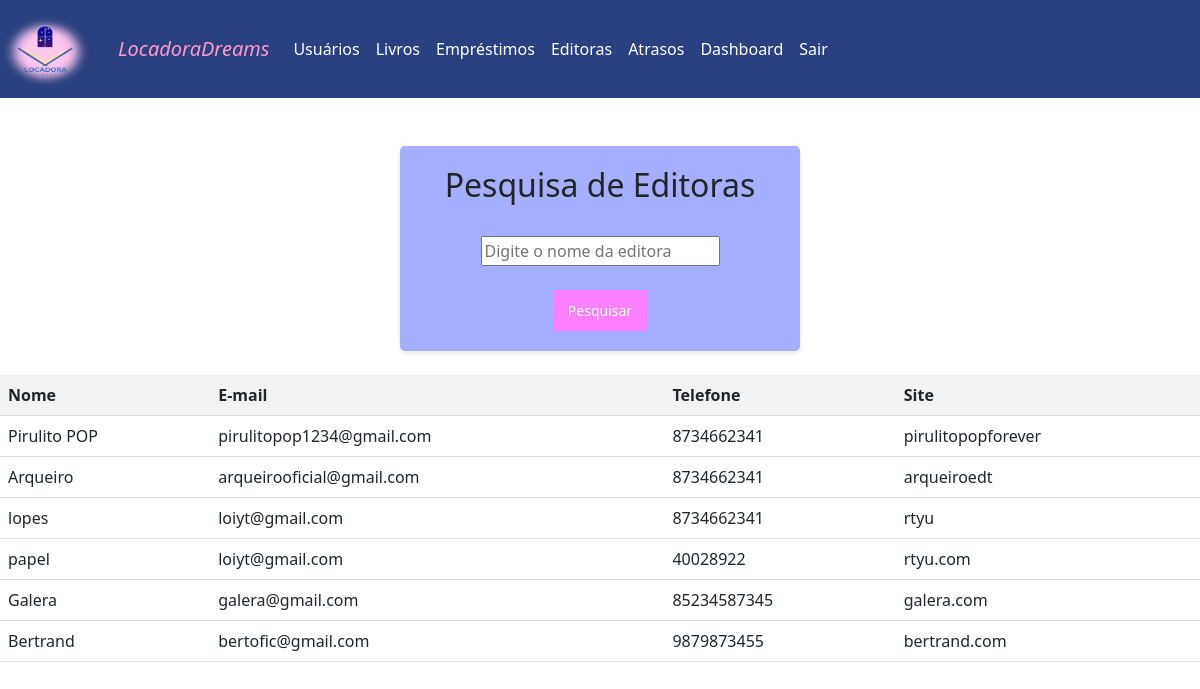
/Juliana3A/pesquisaeditora.php, run on the app's committed database.
### tables this page shows
CREATE TABLE `editora` (
  `id` int(11) NOT NULL,
  `nome_editora` text NOT NULL,
  `email_editora` text NOT NULL,
  `telefone` text NOT NULL,
  `site_editora` text NOT NULL
);

### Juliana3A/pesquisaeditora.php (the view, shortened to what this page needs)
<!DOCTYPE html>
<html>
<head>
  	<link rel="stylesheet" href="css/bootstrap.min.css">
</head>
<body>
<nav class="navbar navbar-expand-lg "  style="background-color: #2A4080;">
		<a class="navbar-brand" href="#">
      		<img src="logo.png" alt="Bootstrap" width="90" height="72">
    	</a>
        <div class="container-fluid">
          <a class="navbar-brand" href="index.html">LocadoraDreams</a>
          <div class="collapse navbar-collapse" id="navbarNavAltMarkup">
            <div class="navbar-nav">
              <a class="nav-link" href="usuarios.php">Usuários</a>
			  <a class="nav-link" href="livros.php">Livros</a>
			  <a class="nav-link" href="emprestimo.php">Empréstimos</a>
			  <a class="nav-link" href="editora.php">Editoras</a>
			  <a class="nav-link" href="atrasos.php">Atrasos</a>
			  <a class="nav-link " href="dashboard.php" class="dashboard-button">Dashboard</a>
			  <a class="nav-link" href="logout.php">Sair</a>
            </div>
          </div>
        </div>
      </nav>
	  <br><br>
      <div class="container">
        <center>
    <h2>Pesquisa de Editoras</h2>
    <br>
    <form method="GET" action="">
        <input type="text" name="nome" placeholder="Digite o nome da editora"><br><br>
        <input type="submit" value="Pesquisar">
    </form>
    </div>
    </center><br>
    <?php
    if ($_SERVER['REQUEST_METHOD'] === 'GET') {
        @$nome = $_GET['nome'];
        include 'conexao.php';
        $query = "SELECT * FROM editora WHERE nome_editora LIKE '%$nome%'";
        $result = mysqli_query($conn, $query);
        if (mysqli_num_rows($result) > 0) {
            echo "<table>
                    <tr>
                        <th>Nome</th>
                        <th>E-mail</th>
                        <th>Telefone</th>
                        <th>Site</th>
                    </tr>";
            while ($row = mysqli_fetch_assoc($result)) {
                echo "<tr>
                        <td>" . $row['nome_editora'] . "</td>
                        <td>" . $row['email_editora'] . "</td>
                        <td>" . $row['telefone'] . "</td>
                        <td>" . $row['site_editora'] . "</td>
                    </tr>";
            }
            echo "</table>";
        } else {
            echo "Nenhuma editora encontrada.";
        }
    }
    ?>
</body>
</html>

### Juliana3A/pesquisaeditora.php (style rules this page uses)
.container { max-width: 400px; margin: 0 auto; padding: 20px; background-color: #a6afff; border-radius: 5px; box-shadow: 0 2px 5px rgba(0, 0, 0, 0.1); }
.navbar-brand { font-style: italic; color: #ff98cd; }
.nav-link { color: #ffffff; }
input[type="submit"] { padding: 10px 15px; background-color: #ff81ff; color: #fff; font-size: 14px; border: none; cursor: pointer; }
table { width: 100%; border-collapse: collapse; }
th, td { padding: 8px; text-align: left; border-bottom: 1px solid #ddd; }
th { background-color: #f2f2f2; }

### data on the page
editora: nome_editora "Pirulito POP", email_editora "pirulitopop1234@gmail.com", telefone "8734662341", site_editora "pirulitopopforever"
editora: nome_editora "Arqueiro", email_editora "arqueirooficial@gmail.com", telefone "8734662341", site_editora "arqueiroedt"
editora: nome_editora "lopes", email_editora "loiyt@gmail.com", telefone "8734662341", site_editora "rtyu"
editora: nome_editora "papel", email_editora "loiyt@gmail.com", telefone "40028922", site_editora "rtyu.com"
editora: nome_editora "Galera", email_editora "galera@gmail.com", telefone "85234587345", site_editora "galera.com"
editora: nome_editora "Bertrand", email_editora "bertofic@gmail.com", telefone "9879873455", site_editora "bertrand.com"
